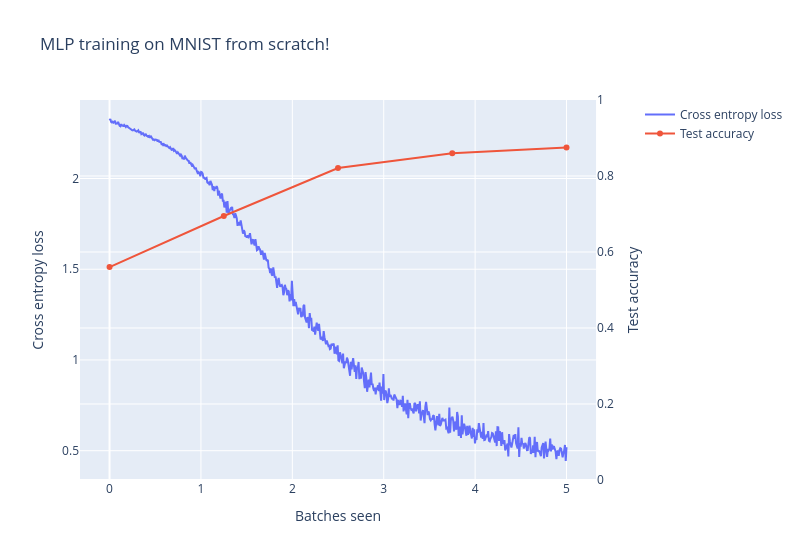

The notebook cell this image was saved under:
### Code cell
line(
    [train_loss_list, test_accuracy_list],
    x_max=num_epochs,
    yaxis2_range=[0, 1],
    use_secondary_yaxis=True,
    labels={"x": "Batches seen", "y1": "Cross entropy loss", "y2": "Test accuracy"},
    title="MLP training on MNIST from scratch!",
    width=800,
)

### Figure 1 — Plotly figure (JSON) as saved in the notebook; plotly's stock layout.template omitted (floating-point values rounded to 4 significant figures; data arrays with more than 128 entries replaced by an {"elided": "..."} marker saying what was removed)
{"data": [{"name": "Cross entropy loss", "type": "scatter", "x": {"elided": "590 float values"}, "xaxis": "x", "y": {"elided": "590 float values"}, "yaxis": "y"}, {"name": "Test accuracy", "type": "scatter", "x": [0.0, 1.25, 2.5, 3.75, 5.0], "xaxis": "x", "y": [0.5604, 0.6948, 0.821, 0.8597, 0.8753], "yaxis": "y2"}], "layout": {"hovermode": "x unified", "title": {"text": "MLP training on MNIST from scratch!"}, "width": 800, "xaxis": {"anchor": "y", "domain": [0, 0.94], "title": {"text": "Batches seen"}}, "yaxis": {"anchor": "x", "domain": [0, 1], "title": {"text": "Cross entropy loss"}}, "yaxis2": {"anchor": "x", "overlaying": "y", "range": [0, 1], "side": "right", "title": {"text": "Test accuracy"}}}}
